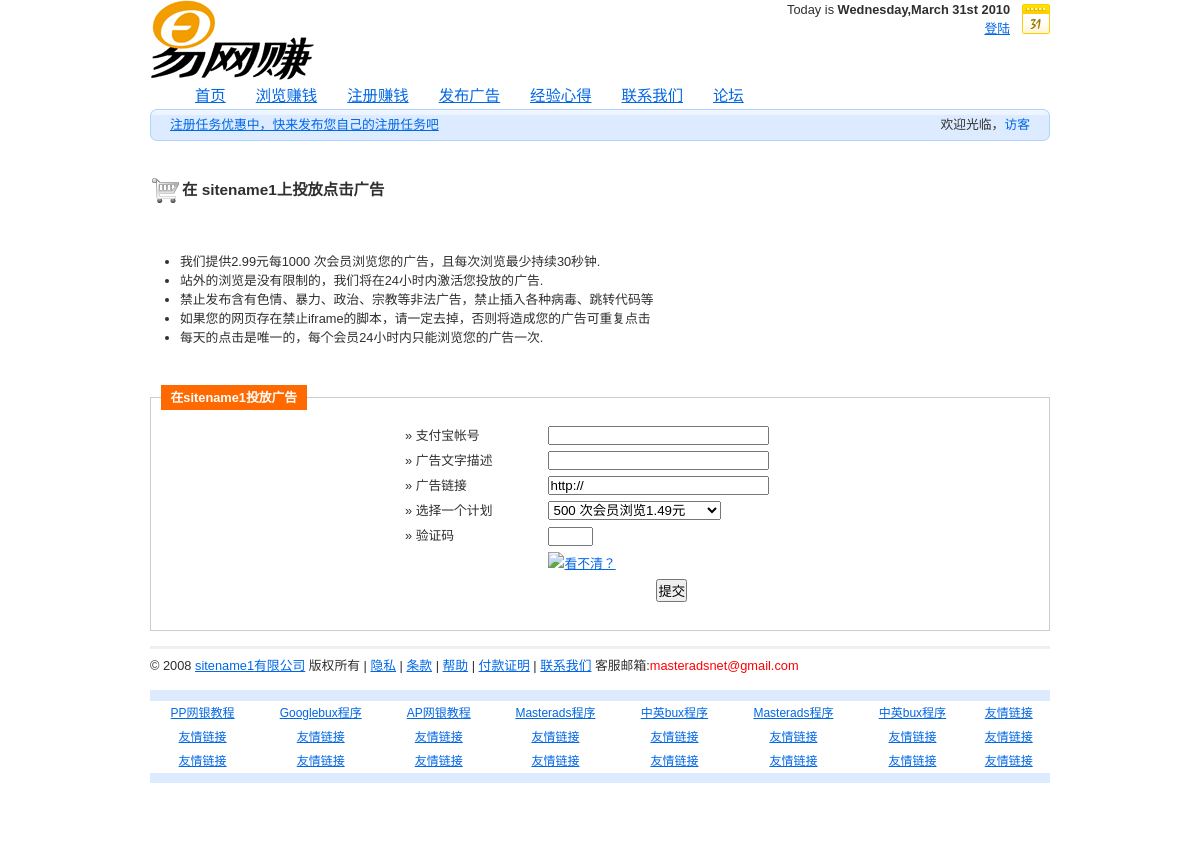
The page /advertise.php on the database its author committed.
### tables this page shows
CREATE TABLE IF NOT EXISTS `tb_site` (
  `id` varchar(11) NOT NULL DEFAULT '',
  `sitename` varchar(30) NOT NULL DEFAULT '',
  `sitepp` varchar(30) NOT NULL DEFAULT '',
  KEY `id` (`id`)
);

CREATE TABLE IF NOT EXISTS `tb_config` (
  `id` int(11) NOT NULL AUTO_INCREMENT,
  `item` varchar(15) NOT NULL DEFAULT '',
  `howmany` varchar(15) NOT NULL DEFAULT '',
  `price` varchar(150) NOT NULL DEFAULT '',
  `signupvalue` varchar(150) NOT NULL DEFAULT '',
  KEY `id` (`id`)
);

### advertise.php (the view, shortened to what this page needs)
<?php include('header.php'); ?>
        <br>
        <h3>
<img border="0" src="images/orders.gif" align="absmiddle" width="32" height="32"><span style="font-weight: bold">在
<?php include('sitename.php'); ?>
上投放点击广告</span></h3>
<br>
<ul><li>我们提供<?php include('config.php');
		$sql = "SELECT * FROM tb_config WHERE item='hits' and howmany='1000'";
		$result = mysql_query($sql);
		$row = mysql_fetch_array($result);
 echo $row["price"]; ?>元每<?php
$sql = "SELECT * FROM tb_config WHERE item='hits' and howmany='1000'";
$result = mysql_query($sql);
$row = mysql_fetch_array($result);
echo $row["howmany"];
?> 次会员浏览您的广告，且每次浏览最少持续30秒钟.</li>
<li>站外的浏览是没有限制的，我们将在24小时内激活您投放的广告.</li>
<li>禁止发布含有色情、暴力、政治、宗教等非法广告，禁止插入各种病毒、跳转代码等</li>
<li>如果您的网页存在禁止iframe的脚本，请一定去掉，否则将造成您的广告可重复点击</li>
<li>每天的点击是唯一的，每个会员24小时内只能浏览您的广告一次.
</ul>
<br>
<div align="center"><div id="form"onKeyUp="highlight(event)" onClick="highlight(event)">
<fieldset><legend>&nbsp;在<?php include('sitename.php');?>投放广告&nbsp;</legend>
<form method="post" action="advertise.php">
<table width="400" border="0" align="center">
  <tr>
    <td width="150" align="left"><p><label>» 支付宝帐号 </label></p></td>
    <td width="250" align="left"><input type="text" name="pemail" size="25" maxlength="100" autocomplete="off" class="field" value="" tabindex="1" /></td>
  </tr>
  <tr>
    <td width="150" align="left"><p><label>» 广告文字描述</label></p></td>
    <td width="250" align="left"><input type="text" name="description" size="25" maxlength="100" autocomplete="off" class="field" value="" tabindex="2" /></td>
  </tr>
  <tr>
    <td width="150" align="left"><p><label>» 广告链接</label></p></td>
    <td width="250" align="left"><input type="text" name="url" size="25" maxlength="150" autocomplete="off" class="field" value="http://" tabindex="3" /></td>
  </tr>
  <tr>
    <td width="150" align="left"><p><label>» 选择一个计划</label></p></td>
<td width="250" align="left"><select name="plan" class="combo" tabindex="4" />
<option value="<?php
$sql = "SELECT * FROM tb_config WHERE item='hits' and howmany='500'";
$result = mysql_query($sql);
$row = mysql_fetch_array($result);
echo $row["howmany"];
?>"><?php echo $row["howmany"] ?> 次会员浏览<?php echo $row["price"] ?>元</option>
</select></td>
  </tr>
  <tr>
    <td width="150" align="left"><p><label>» 验证码 </label></p></td>
    <td width="250" align="left"><input type='text' size='3' maxlength='3' name='code' autocomplete="off" class="securitycode" value="" tabindex="5" /></td>
  </tr>
  <tr>
    <td width="150" align="left">&nbsp;</td>
    <td width="250" align="left"><img id="securitycode" src="image.php?<?php echo $res; ?>" /><a id="changimg" href="javascript:change()">看不清？</a></td>
  </tr>
  <tr>
    <td width="150" align="left">&nbsp;</td>
    <td width="250" align="center"><input type="submit" value="提交" class="submit" tabindex="6" />
	</td>
  </tr>
</table>
</form>
</fieldset>
</div></div>
<?php include('footer.php'); ?>

### sitename.php (shortened to what this page needs)
<?php
$sql = "SELECT * FROM tb_site WHERE id='1'";
$result = mysql_query($sql);
$row = mysql_fetch_array($result);
echo $row["sitename"];
?>

### css/main.css (style rules this page uses)
* { margin:0; padding:0; }
body, div, span, p, a, img, ul, ol, li, table, caption, tbody, tfoot, tr, th, td, form, fieldset, legend, label, dl, dt, dd, blockquote, applet, object, h1, h2, h3, h4, h5 { border:0; }
body { padding:35px 0; background:#FFF; font:0.8em/1.5 "arial",sans-serif; color:#2F2F2F; text-align:center; }
a { color:#0067E6; }
h1, h2, h3, h4, h5, h6 { margin:15px 0 10px 0; }
h3, h4 { font-size:120%; }
p { margin:15px 0; }
table { margin:15px 0; border-collapse:collapse; border-spacing:0; font-size:100%; }
th, td { padding:3px 5px; }
ul, ol { display:block; margin:15px 0 15px 30px; }
li { display:list-item; }
fieldset { position:relative; margin:15px 0; padding:10px; border:1px solid #CCC; }
legend { position:absolute; top:-1em; margin:0; padding:3px 6px; background:#ff6900; font-size:100%; font-weight:bold; color:#FFF; }
option { background:#FFF; padding-left:15px; color:#2F2F2F; }
mem, p { margin:0 0 }

### css/print.css (style rules this page uses)
body { margin:0; padding:0; border:0; font-size:12pt; }
h1, h2, h3 { page-break-after:avoid; page-break-inside:avoid; }
table { width:100%; border-collapse:collapse; border-spacing:0; border-top:0.5pt solid #000; }
th, td { display:table-cell; border-bottom:0.5pt solid #000; }
ul, ol, dl { page-break-before:avoid }

### rows shown on the page
tb_site: sitename "sitename1 sitename1 sitename1"
tb_config: price "2.99", howmany "1000"
tb_config: plan "500 次会员浏览1.49元"

### other values the page prints
$today["weekday"] "Wednesday"
$today["month"] "March"
$today["year"] "2010"
